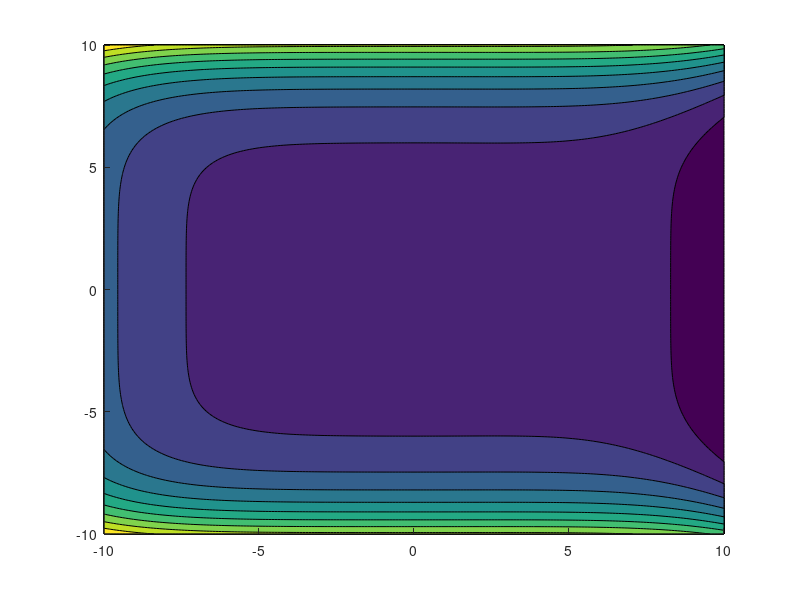

Here is the MATLAB script that generated this plot: (Note: this script raises an error after producing the figure.)
%Gradient Descent Visualizer
%% User Defines
%Define the function to be zeroed
f = @(x,y) .1*x.^2 + .007*y.^4 + .004*y.^2 + .00005*x.^3 - .00234*x.^5 + .001*y.^6;
%Define the grid to work over - bounds defne where you think the zero is
%and stepsize effectives clarity of the contours (does not effect math tho)
gridSize = -10:.1:10;
%Set descent rate - higher is faster convergence in ideal cases but also
%more diverngences
gamma = .05;
%Set solution tolerance (how close to zero the function needs to be to
%count as zeroed
eps = .1;

%% Sript Logic - Do not change!
%Randomly intialize guess in the workspace
x0 = [(gridSize(end) - gridSize(1))*rand() + gridSize(1);...
    (gridSize(end) - gridSize(1))*rand() + gridSize(1)];

%build contour plot of function; the target set is anywhere inside the
%thick red lnes
figure();
[gridX, gridY] = meshgrid(gridSize,gridSize);
contourf(gridX,gridY,f(real(gridX),real(gridY)),'ShowText',true); hold on;
contourf(gridX,gridY,f(real(gridX),real(gridY)), [eps,eps], 'r-', 'LineWidth',4, 'FaceColor', 'none');
contourf(gridX,gridY,f(real(gridX),real(gridY)), [-eps,-eps], 'r-', 'LineWidth',4, 'FaceColor', 'none');

%convert the provided function to symbolics, find its jacobian for use in
%calculating gradients
grad = jacobian(str2sym(char(f)));
delF = matlabFunction(grad);

%setup loop - make variables to track solver state
nStep = 0; nReset = 0;
while abs(f(x0(1),x0(2))) > eps

    %calculate and run update equation x(n+1) = x(n) - gamma*grad(f(x(n+1))
    x0Last = x0;
    x0 = x0 - gamma*g(x0(1),x0(2)).';

    if (x0(1) > gridSize(1) && x0(1) < gridSize(end)) && (x0(2) > gridSize(1) && x0(2) < gridSize(end))
        %if the new point is in the workspace put a red marker and draw a red
        %line from the last point to it
        plot(x0(1),x0(2),'r.',"MarkerSize",4);
        plot([x0Last(1), x0(1)],[x0Last(2), x0(2)],'r-')
    else
        %otherwise reinitialize the point in the workspace to avoid capture
        %by high gradients
        x0 = [(gridSize(end) - gridSize(1))*rand() + gridSize(1);...
            (gridSize(end) - gridSize(1))*rand() + gridSize(1)];
        plot(x0(1),x0(2),'g*',"MarkerSize",4)
        plot([x0Last(1), x0(1)],[x0Last(2), x0(2)],'g-')
        nReset = nReset + 1;
    end
    pause(.2)

    %check if we've found a zero and print final outputs if we have, the
    %while loop breaks itself
    if abs(f(x0(1),x0(2))) < eps
        disp(nStep)
        disp(nReset)
        f(x0(1),x0(2))
    end
    nStep = nStep+1;
end